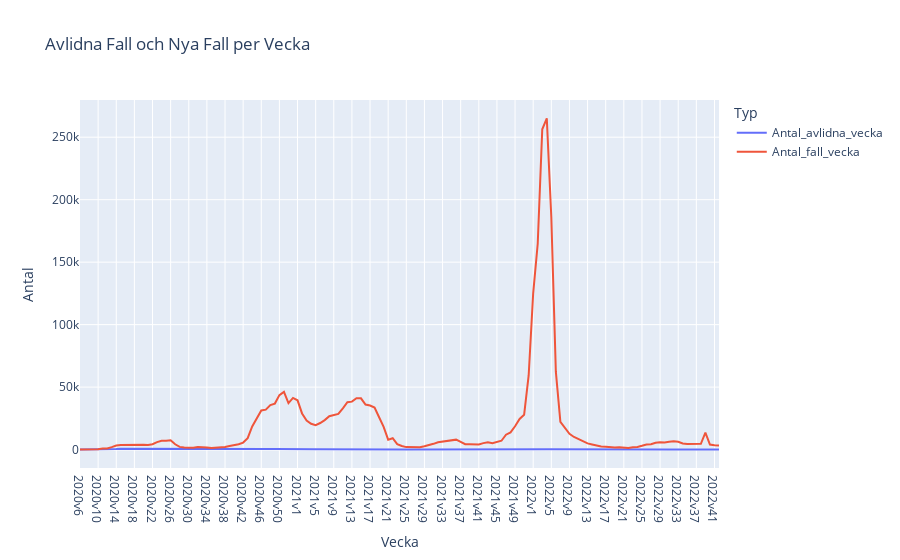

Here is the notebook cell this chart was saved with:
### Code cell
# Omstrukturera data för Plotly
melted_data = veckodata_riket.melt(id_vars=['Vecka'], 
                                   value_vars=['Antal_avlidna_vecka', 'Antal_fall_vecka'],
                                   var_name='Typ', value_name='Antal')

# Skapa linjediagrammet
fig = px.line(melted_data, x='Vecka', y='Antal', color='Typ', 
             title='Avlidna Fall och Nya Fall per Vecka')
fig.show()

### Figure 1 — Plotly figure (JSON) as saved in the notebook; plotly's stock layout.template omitted (floating-point values rounded to 4 significant figures; data arrays with more than 128 entries replaced by an {"elided": "..."} marker saying what was removed)
{"data": [{"hovertemplate": "Typ=Antal_avlidna_vecka<br>Vecka=%{x}<br>Antal=%{y}<extra></extra>", "legendgroup": "Antal_avlidna_vecka", "line": {"color": "#636efa", "dash": "solid"}, "marker": {"symbol": "circle"}, "mode": "lines", "name": "Antal_avlidna_vecka", "orientation": "v", "showlegend": true, "type": "scatter", "x": {"elided": "142 str values"}, "xaxis": "x", "y": {"elided": "142 int values"}, "yaxis": "y"}, {"hovertemplate": "Typ=Antal_fall_vecka<br>Vecka=%{x}<br>Antal=%{y}<extra></extra>", "legendgroup": "Antal_fall_vecka", "line": {"color": "#EF553B", "dash": "solid"}, "marker": {"symbol": "circle"}, "mode": "lines", "name": "Antal_fall_vecka", "orientation": "v", "showlegend": true, "type": "scatter", "x": {"elided": "142 str values"}, "xaxis": "x", "y": {"elided": "142 int values"}, "yaxis": "y"}], "layout": {"legend": {"title": {"text": "Typ"}, "tracegroupgap": 0}, "title": {"text": "Avlidna Fall och Nya Fall per Vecka"}, "xaxis": {"anchor": "y", "domain": [0, 1], "title": {"text": "Vecka"}}, "yaxis": {"anchor": "x", "domain": [0, 1], "title": {"text": "Antal"}}}}
